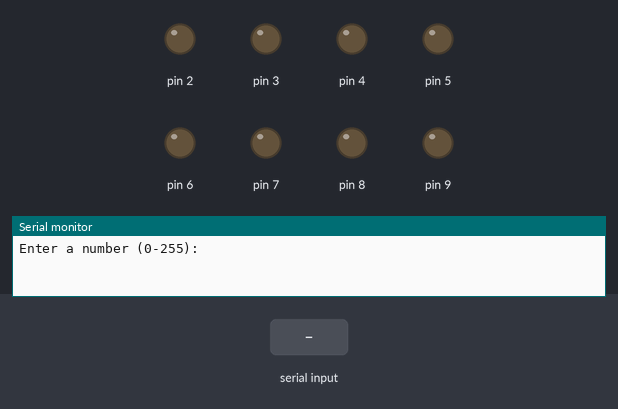
The sketch below on a simulated Arduino Uno, built with avr-gcc and run on an emulated ATmega328P. Parts: output pins drawn as LEDs (lit = HIGH), the last lines printed to the serial monitor. Inputs (shaded band) come from the test bench.

Above: at 1.2 s.
1.3 s: "90,45\n" received over Serial
At 2.4 s:
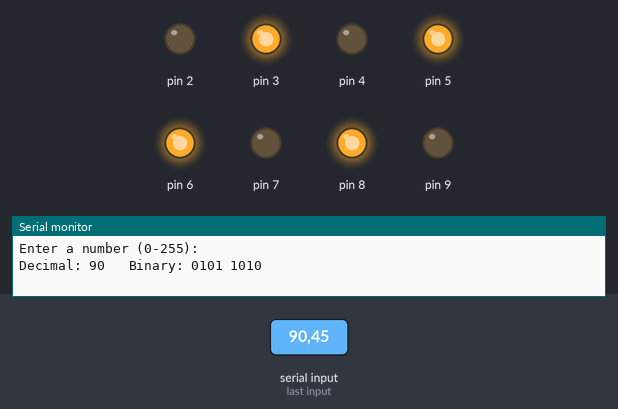
At 7.5 s:
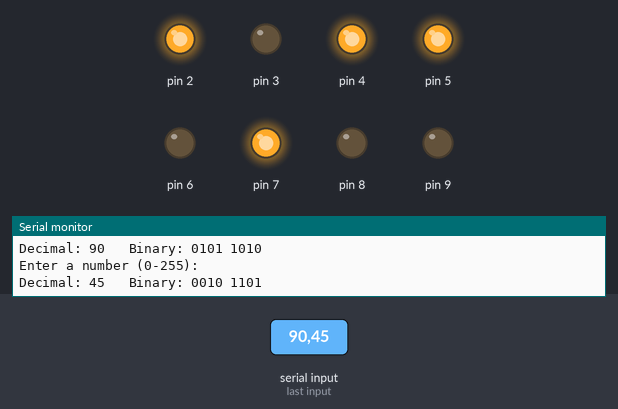
Timing chart, 0 to 12.8 s (numbered marks = the images above; inputs shaded):
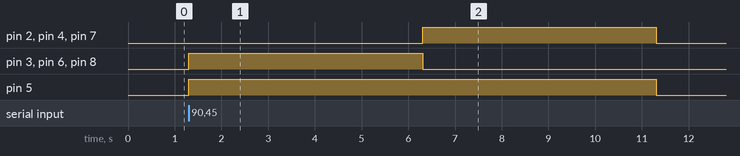

Measured:
- after the input at 1.3 s, pin 2, pin 4, pin 7: LOW → HIGH after 5.0 s, → LOW 5.0 s later; pin 3, pin 6, pin 8: LOW → HIGH at once, → LOW 5.0 s later; pin 5: LOW → HIGH at once, → LOW 10.0 s later

The sketch:

BinaryVisual.ino
```cpp
void setup() {
  for (int pin = 2; pin <= 9; pin++) pinMode(pin, OUTPUT);
  Serial.begin(9600);
  Serial.println("Enter a number (0-255):");
}

void loop() {
  if (Serial.available()) {
    int num = Serial.parseInt();
    if (num >= 0 && num <= 255) {
      displayBinary(num);

      Serial.print("Decimal: ");
      Serial.print(num);
      Serial.print("   Binary: ");
      for (int bit = 7; bit >= 0; bit--) {
        Serial.print((num >> bit) & 1);
        if (bit == 4) Serial.print(" ");
      }
      Serial.println();

      delay(5000);  // wait 10 seconds
      displayBinary(0);  // turn all LEDs off
      Serial.println("Enter a number (0-255):");
    } else {
      Serial.println("Out of range! Enter 0-255.");
    }
  }
}

void displayBinary(int number) {
  for (int bit = 0; bit < 8; bit++) {
    digitalWrite(2 + bit, (number >> bit) & 1);
  }
}
```
